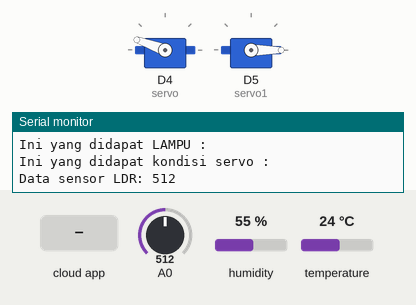
Simulated run of this sketch. Board: ESP8266 (NodeMCU). Parts: 2 × servo, the last lines printed to the serial monitor. The test bench sets the inputs (shaded band); at power-on: A0 = 512, humidity 55 %, temperature 24 °C. WiFi joins after 1.5 s; servers stay silent unless stated; the Firebase database answers and starts empty.

Above: at 2.7 s.
2.8 s: the phone or cloud app sets motor to ON
At 4.4 s:
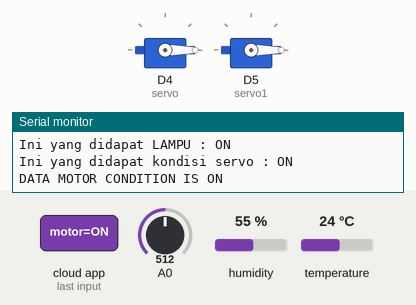
11.8 s: the phone or cloud app sets motor to OFF
At 13.7 s:
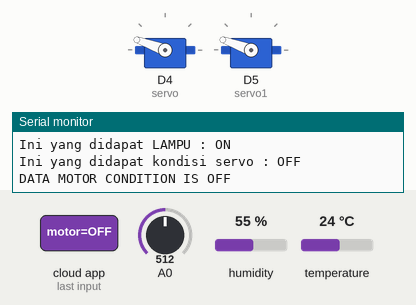
Timing chart, 0 to 42.3 s (numbered marks = the images above; inputs shaded):
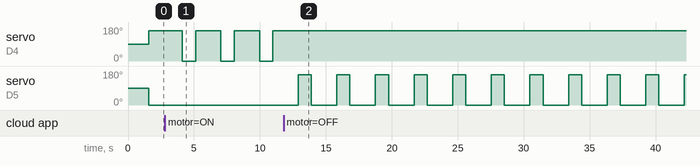

The sketch:

IoT.ino
```cpp
#include <Servo.h>

#include "FirebaseESP8266.h"
#include <ESP8266WiFi.h>
#include "DHT.h"

#define FIREBASE_HOST "iotroom-a30b0.firebaseio.com"
#define FIREBASE_AUTH "hTRVpGdBX2ltOYoUsO7Vcg9pWK7nDM5QAmmyYUxX"
#define WIFI_SSID "MasterBulb"
#define WIFI_PASSWORD "celab123"

#define DHTPIN D6
#define DHTTYPE DHT11

DHT dht(DHTPIN,DHTTYPE);
Servo servo;
Servo servo1;

FirebaseData firebaseData;

String Path = "/sensors/12345678/readsensors/-MB_8zjOPpD-kf9FWzit";
String temp = "";
String humidity = "";
String lamp = "";
String motorCondition = "";
int tempInt = 0;
int counter = 0;

bool send = false;

void printWifiStatus()
{
  // print the SSID of the network you're attached to
  Serial.print("SSID: ");
  Serial.println(WiFi.SSID());

  // print your WiFi shield's IP address
  IPAddress ip = WiFi.localIP();
  Serial.print("IP Address: ");
  Serial.println(ip);

  // print the received signal strength
  long rssi = WiFi.RSSI();
  Serial.print("Signal strength (RSSI):");
  Serial.print(rssi);
  Serial.println(" dBm");

  IPAddress gateway = WiFi.gatewayIP();
  Serial.print("gateway:");
  Serial.print(gateway);
  Serial.println(" ");
}


void setup() {
  Serial.begin(9600);
  dht.begin();

  servo.attach(D4);
  servo1.attach(D5);

  WiFi.mode(WIFI_STA);                      // Mode Station
  WiFi.begin(WIFI_SSID, WIFI_PASSWORD);     // Mencocokan SSID dan Password
  Serial.print("");
  while (WiFi.status() != WL_CONNECTED)
  {
    Serial.println(".");
    delay(500);
  }
  Serial.println();
  printWifiStatus();

  Firebase.begin(FIREBASE_HOST, FIREBASE_AUTH);
  Firebase.reconnectWiFi(true);

  //Set database read timeout to 1 minute (max 15 minutes)
  Firebase.setReadTimeout(firebaseData, 1000 * 60);
  //tiny, small, medium, large and unlimited.
  //Size and its write timeout e.g. tiny (1s), small (10s), medium (30s) and large (60s).
  Firebase.setwriteSizeLimit(firebaseData, "tiny");

  Serial.println("------------------------------------");
  servo.write(160);
  servo1.write(0);


}

void loop() {
  float h = dht.readHumidity();
  float t = dht.readTemperature();
  String dataHumidity = String(h);
  String dataTemperature = String(t);

  Serial.print("Humidity: ");
  Serial.println(dataHumidity);
  Serial.print("Temperature: ");
  Serial.println(dataTemperature);


  if (Firebase.getString(firebaseData, Path + "/value"))
  {
    if (firebaseData.dataType() == "string")
    {
      temp = firebaseData.stringData();
      Serial.print("Ini yang didapat SUHU : ");
      Serial.println(temp);
    }
  }
  else
  {
    Serial.println("FAILED");
    Serial.println("REASON: " + firebaseData.errorReason());
    Serial.println("------------------------------------");
    Serial.println();
  }

  if (Firebase.getString(firebaseData, Path + "/humidity"))
  {
    if (firebaseData.dataType() == "string")
    {
      humidity = firebaseData.stringData();
      Serial.print("Ini yang didapat KELEMBAPAN: ");
      Serial.println(humidity);
    }
  }
  else
  {
    Serial.println("FAILED");
    Serial.println("REASON: " + firebaseData.errorReason());
    Serial.println("------------------------------------");
    Serial.println();
  }
  if (Firebase.getString(firebaseData, Path + "/LDR"))
  {
    if (firebaseData.dataType() == "string")
    {
      lamp = firebaseData.stringData();
      Serial.print("Ini yang didapat LAMPU : ");
      Serial.println(lamp);
    }
  }
  else
  {
    Serial.println("FAILED");
    Serial.println("REASON: " + firebaseData.errorReason());
    Serial.println("------------------------------------");
    Serial.println();
  }

  if (Firebase.getString(firebaseData, Path + "/motor"))
  {
    if (firebaseData.dataType() == "string")
    {
      motorCondition = firebaseData.stringData();
      Serial.print("Ini yang didapat kondisi servo : ");
      Serial.println(motorCondition);
    }
  }
  else
  {
    Serial.println("FAILED");
    Serial.println("REASON: " + firebaseData.errorReason());
    Serial.println("------------------------------------");
    Serial.println();
  }


  int value;
  if(motorCondition == "ON")
  {
    Serial.println("DATA MOTOR CONDITION IS ON");
    servo.write(0);
    delay(1000);
    servo.write(160);

  }
  if(motorCondition == "OFF")
  {

    Serial.println("DATA MOTOR CONDITION IS OFF");
    servo1.write(160);
    delay(1000);
    servo1.write(0);
  }
  value = analogRead(A0);
  Serial.print("Data sensor LDR: ");
  Serial.println(value);
  Firebase.setString(firebaseData, Path + "/value",dataTemperature);
  if(value > 500)
  {
    Firebase.setString(firebaseData, Path + "/LDR","ON");
  }
  else
  {
    Firebase.setString(firebaseData, Path + "/LDR","OFF");
  }

  delay(1000);

}
```

Measured:
- after the input at 2.8 s, servo on D4 (servo): alternates 160° for 1.9 s and 0° for 1.0 s, starting after 1.3 s
- after the input at 11.8 s, servo on D4 (servo): stops changing and stays 160°; servo on D5 (servo1): alternates 160° for 1.0 s and 0° for 1.9 s, starting after 1.1 s
